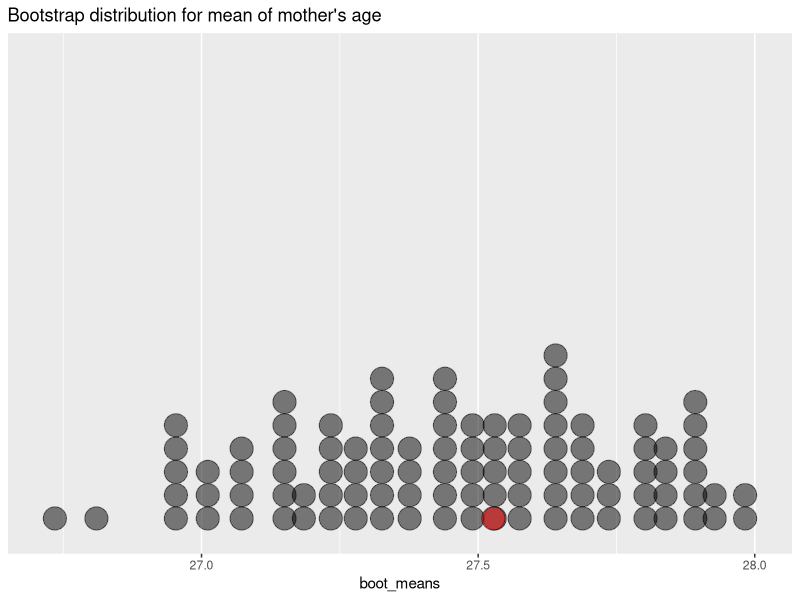

Write R code to recreate this figure.
## ---- chunk 1
knitr::opts_chunk$set(eval=TRUE, include=TRUE, echo=TRUE, message=FALSE, warning=FALSE)
## ---- chunk 2
library(tidyverse)
## ---- chunk 3
roaddata <- tibble(road_side = c(rep("left", 86), rep("right", 270-86)))
## ---- chunk 4
set.seed(123) # Set the seed as the last *three* digits of your student number
# code your answer here

## ---- chunk 5
set.seed(123) # Set the seed as the last *three* digits of your student number
# code your answer here

## ---- chunk 6
# code your answer here

## ---- chunk 7
# code your answer here

## ---- chunk 8
set.seed(123) # Set the seed as the last *three* digits of your student number
# code your answer here

## ---- chunk 9
# code your answer here

## ---- chunk 10
# code your answer here

## ---- chunk 11
# code your answer here

## ---- chunk 12
# code your answer here

## ---- chunk 13
Gestation <- read_csv("gestation.csv")
## ---- chunk 14
set.seed(50)
boot_means <- rep(NA, 100)  # where we'll store the bootstrap means
sample_size <- as.numeric(Gestation %>% summarize(n()))

# Run 100 bootstrap samples
for (i in 1:100)
{
  boot_samp <- Gestation %>% slice_sample(n=sample_size, replace=TRUE)
  boot_means[i] <- as.numeric(boot_samp %>% summarize(mean(age)))
}

boot_means1 <- tibble(boot_means = boot_means[1])
boot_means2to100 <- tibble(boot_means = boot_means[2:100])

# Plot the distribution
ggplot(boot_means2to100, aes(x=boot_means)) + 
  geom_dotplot(alpha=.5) + 
  geom_dotplot(data=boot_means1, aes(x=boot_means), fill="red", alpha=.5) +
  labs( title="Bootstrap distribution for mean of mother's age") +
  scale_y_continuous(NULL, breaks=NULL) # get rid of strange label on y-axis for dotplot
boot_means <- tibble(boot_means)
summarise(boot_means,
          min = min(boot_means),
          mean = mean(boot_means),
          median = median(boot_means), 
          max = max(boot_means),
          sd = sd(boot_means),
          n = n())
## ---- chunk 15
# code your answer here

## ---- chunk 16
# code your answer here

